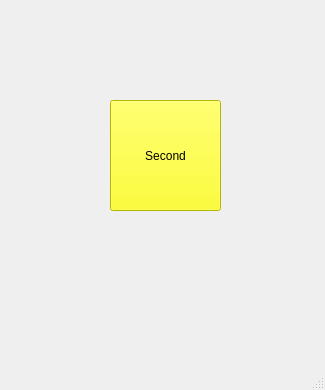
<?xml version="1.0" encoding="UTF-8"?>
<ui version="4.0">
 <class>MainWindow</class>
 <widget class="QMainWindow" name="MainWindow">
  <property name="geometry">
   <rect>
    <x>0</x>
    <y>0</y>
    <width>325</width>
    <height>390</height>
   </rect>
  </property>
  <property name="windowTitle">
   <string>MainWindow</string>
  </property>
  <widget class="QWidget" name="centralwidget">
   <widget class="QPushButton" name="pushButton">
    <property name="geometry">
     <rect>
      <x>110</x>
      <y>100</y>
      <width>111</width>
      <height>111</height>
     </rect>
    </property>
    <property name="styleSheet">
     <string notr="true">font: 700 18pt &quot;Script MT Bold&quot;;
background-color: rgb(255, 255, 0);
color: rgb(0, 0, 0);</string>
    </property>
    <property name="text">
     <string>Second</string>
    </property>
   </widget>
  </widget>
  <widget class="QMenuBar" name="menubar">
   <property name="geometry">
    <rect>
     <x>0</x>
     <y>0</y>
     <width>325</width>
     <height>22</height>
    </rect>
   </property>
  </widget>
  <widget class="QStatusBar" name="statusbar"/>
 </widget>
 <resources/>
 <connections/>
</ui>
